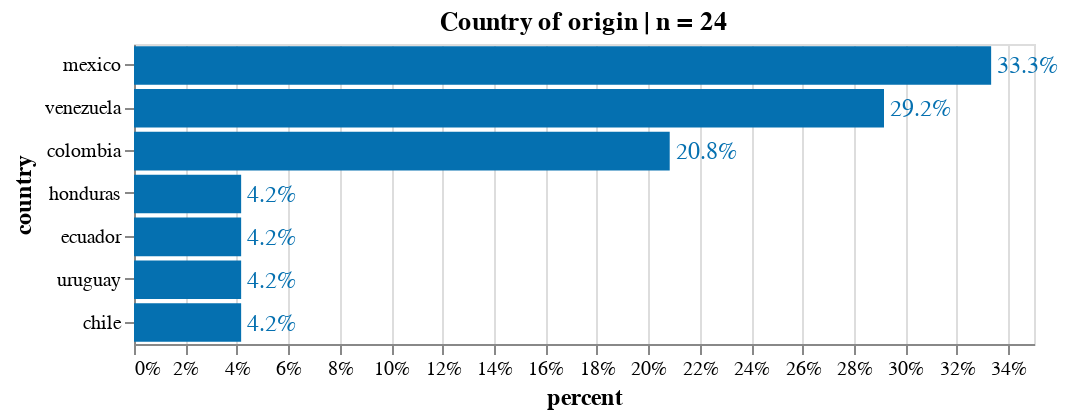

Notebook code cell kept with this figure:
### Code cell
source = count_freq_labels(df, X="country") 
title = 'Country of origin | n = '+ source['counts'].sum().astype(str)
X, Y = 'percent:Q', 'country:N'
w, h= 450, 150
txs, ls, ts = 12, 10, 12

chart_country= simple_per_bar(
    source, title=title, X=X, Y=Y,\
    width=w, height=h, \
    text_size = txs, label_size = ls, title_size=ts)
chart_country.display(renderer='svg')

### Figure 1 — Vega-Lite specification as saved in the notebook (floating-point values rounded to 4 significant figures)
{"config": {"view": {"continuousWidth": 400, "continuousHeight": 300}, "axis": {"labelFontSize": 10, "titleFontSize": 12}}, "layer": [{"mark": "bar", "encoding": {"color": {"condition": {"value": "orange", "test": "(datum.emotion === null)"}, "value": "#0570b0"}, "x": {"type": "quantitative", "axis": {"format": ".0%"}, "field": "percent"}, "y": {"type": "nominal", "field": "country", "sort": "-x"}}, "title": "Country of origin | n = 24"}, {"mark": {"type": "text", "align": "left", "baseline": "middle", "dx": 3, "fontSize": 12}, "encoding": {"color": {"condition": {"value": "orange", "test": "(datum.emotion === null)"}, "value": "#0570b0"}, "text": {"type": "quantitative", "field": "percent", "format": ".1%"}, "x": {"type": "quantitative", "axis": {"format": ".0%"}, "field": "percent"}, "y": {"type": "nominal", "field": "country", "sort": "-x"}}, "title": "Country of origin | n = 24"}], "data": {"name": "data-d8b0e6d30c7e549cc032643b44aac6cc"}, "height": 150, "width": 450, "$schema": "https://vega.github.io/schema/vega-lite/v4.8.1.json", "datasets": {"data-d8b0e6d30c7e549cc032643b44aac6cc": [{"counts": 8, "country": "mexico", "percent": 0.3333}, {"counts": 7, "country": "venezuela", "percent": 0.2917}, {"counts": 5, "country": "colombia", "percent": 0.2083}, {"counts": 1, "country": "honduras", "percent": 0.04167}, {"counts": 1, "country": "ecuador", "percent": 0.04167}, {"counts": 1, "country": "uruguay", "percent": 0.04167}, {"counts": 1, "country": "chile", "percent": 0.04167}]}}
